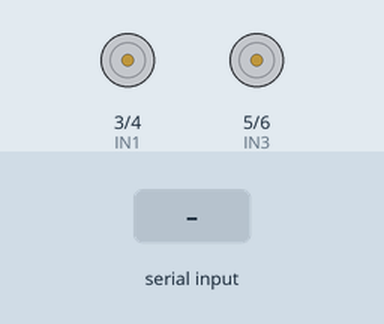
Simulated run of this sketch. Board: Arduino Uno, built with avr-gcc and run on an emulated ATmega328P. On the bench: motor-driver pin pairs drawn as motors (green arrow = first pin HIGH = forward, orange = second pin HIGH = backward, longer = more drive, scaled by the enable pin). The inputs (shaded band) are chosen by the test bench.

Above: at 1.2 s.
1.3 s: "F" received over the second serial link
At 2.3 s:
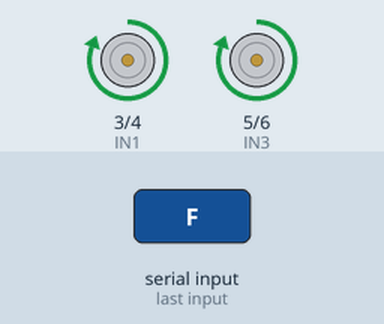
2.8 s: "B" received over the second serial link
At 3.4 s:
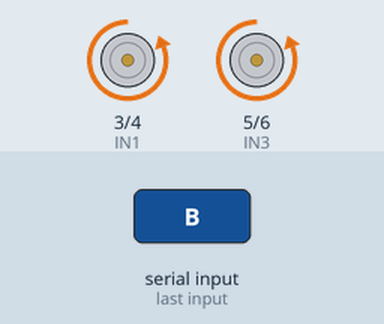
4.3 s: "L" received over the second serial link
At 4.6 s:
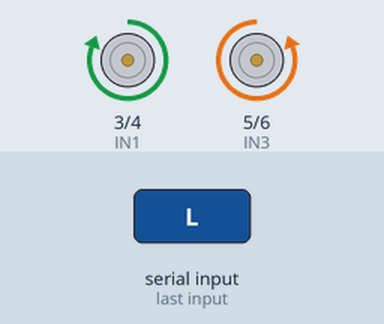
5.8 s: "R" received over the second serial link
At 6.9 s:
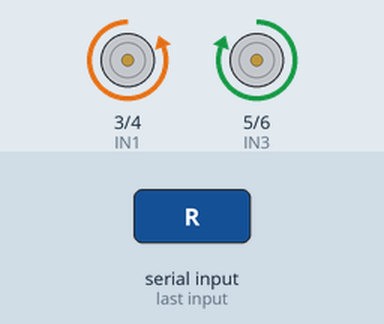
7.3 s: "Q" received over the second serial link
At 8.1 s:
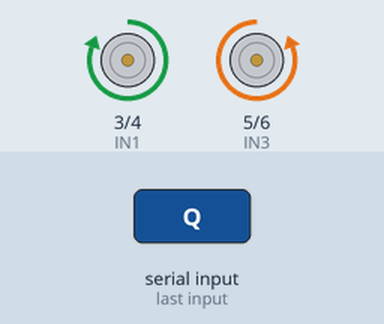
8.8 s: "E" received over the second serial link
At 9.2 s:
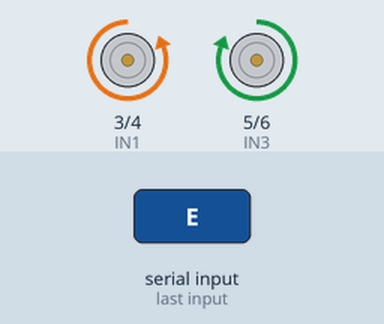
Timing chart, 0 to 11.3 s (numbered marks = the images above; inputs shaded):
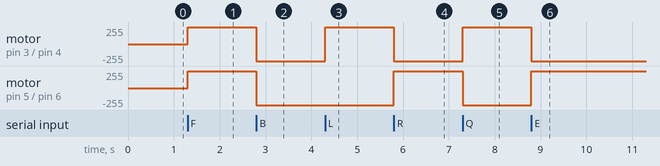

Measured:
- after the input at 1.3 s, motor on pin 3 (IN1) / pin 4 (IN2), motor on pin 5 (IN3) / pin 6 (IN4): stopped → forward 255/255 at once
- after the input at 2.8 s, motor on pin 3 (IN1) / pin 4 (IN2), motor on pin 5 (IN3) / pin 6 (IN4): forward 255/255 → backward 255/255 at once
- after the input at 4.3 s, motor on pin 3 (IN1) / pin 4 (IN2): backward 255/255 → forward 255/255 at once
- after the input at 5.8 s, motor on pin 3 (IN1) / pin 4 (IN2): forward 255/255 → backward 255/255 at once; motor on pin 5 (IN3) / pin 6 (IN4): backward 255/255 → forward 255/255 at once
- after the input at 7.3 s, motor on pin 3 (IN1) / pin 4 (IN2): backward 255/255 → forward 255/255 at once; motor on pin 5 (IN3) / pin 6 (IN4): forward 255/255 → backward 255/255 at once
- after the input at 8.8 s, motor on pin 3 (IN1) / pin 4 (IN2): forward 255/255 → backward 255/255 at once; motor on pin 5 (IN3) / pin 6 (IN4): backward 255/255 → forward 255/255 at once

The sketch:

Xedieukhien.ino
```cpp
//Code Cre:Tấn Cường UTE - code có tích hợp LCD và RGB

//#include <Wire.h> //Gọi thư viện I2C để sử dụng

//#include <LiquidCrystal_I2C.h> // Vào Library Manager tải thư viện Thư viện Màn hình I2C
//LiquidCrystal_I2C lcd(0x27, 16, 2); //Khai báo địa chỉ I2C (0x27 or 0x3F) và Màn hình 16x02

#include "SoftwareSerial.h"
SoftwareSerial HC06 (1, 0); //TX, RX
int ENA = 2;
int IN1 = 3;
int IN2 = 4;
int IN3 = 5;
int IN4 = 6;
int ENB = 7;

char dieu_khien;
int Speed = 250;

//const byte PIN_RED = 2;
//const byte PIN_GREEN = 3;
//const byte PIN_BLUE = 4;
//
//const byte COLOR_RED[] = {255,0,0};
//const byte COLOR_LIME[] = {0,255,0};
//const byte COLOR_BLUE[] = {0,0,255};
//const byte COLOR_WHITE[] = {255,255,255};
//const byte COLOR_YELLOW[] = {255,255,0};
//const byte COLOR_CYAN[] = {0,255,255};
//const byte COLOR_MAGENTA[] = {255,0,255};
//const byte COLOR_SILVER[] = {192,192,192};
//const byte COLOR_GRAY[] = {128,128,128};
//const byte COLOR_MAROON[] = {128,0,0};
//const byte COLOR_OLIVE[] = {128,128,0};
//const byte COLOR_GREEN[] = {0,128,0};
//const byte COLOR_PURPLE[] = {128,0,128};
//const byte COLOR_TEAL[] = {0,128,128};
//const byte COLOR_NAVY[] = {0,0,128};
//
//const unsigned short DURATION_COLOR = 0;

void setup() {
  HC06.begin(9600);
  pinMode(IN1, OUTPUT);
  pinMode(IN2, OUTPUT);
  pinMode(IN3, OUTPUT);
  pinMode(IN4, OUTPUT);
  pinMode(ENA, OUTPUT);
  pinMode(ENB, OUTPUT);

  analogWrite(ENA, Speed);
  analogWrite(ENB, Speed);

//  pinMode(PIN_RED, OUTPUT);
//  pinMode(PIN_GREEN, OUTPUT);
//  pinMode(PIN_BLUE, OUTPUT);
//
//  // Khai báo Các câu lệnh bắt buột để sử dụng lcd.
//  lcd.init(); // Khởi tạo màn hình Màn hình
//  lcd.backlight(); // Bật đèn màn hình Màn
}

void loop()
{
  if (HC06.available() > 0)
  {
    dieu_khien = HC06.read();
    Serial.println(dieu_khien);
    switch (dieu_khien)
    {
      case 'F':
        tien();
//        lcd.setCursor(0, 0); //Chọn vị trí đặt con trỏ (cột, hàng)
//        lcd.print("Forward              "); //in lên Màn hình chữ
//        setColor(COLOR_GREEN);
        Serial.print("Chay tien");
        break;
      case 'B':
        lui();
//        setColor(COLOR_PURPLE);
//        lcd.setCursor(0, 0); //Chọn vị trí đặt con trỏ (cột, hàng)
//        lcd.print("Backward             "); //in lên Màn hình chữ
        Serial.print("Chay lui");
        break;
      case 'L':
        trai();
//        setColor(COLOR_YELLOW);
//        lcd.setCursor(0, 0); //Chọn vị trí đặt con trỏ (cột, hàng)
//        lcd.print("Turn Left            "); //in lên Màn hình chữ
        Serial.print("Re trai");
        break;
      case 'R':
        phai();
//        setColor(COLOR_BLUE);
//        lcd.setCursor(0, 0); //Chọn vị trí đặt con trỏ (cột, hàng)
//        lcd.print("Turn Right           "); //in lên Màn hình chữ
        Serial.print("Re phai");
        break;
      case 'Q':
        trai();
//        setColor(COLOR_TEAL);
//        lcd.setCursor(0, 0); //Chọn vị trí đặt con trỏ (cột, hàng)
//        lcd.print("45 Degree L          "); //in lên Màn hình chữ
        Serial.print("Re phai");
        break;
      case 'E':
        phai();
//        setColor(COLOR_LIME);
//        lcd.setCursor(0, 0); //Chọn vị trí đặt con trỏ (cột, hàng)
//        lcd.print("45 Degree R          "); //in lên Màn hình chữ
        Serial.print("Re phai");
        break;
      case 'C':
        lphai();
//        setColor(COLOR_OLIVE);
//        lcd.setCursor(0, 0); //Chọn vị trí đặt con trỏ (cột, hàng)
//        lcd.print("45 Degree RB         "); //in lên Màn hình chữ
        Serial.print("Re phai");
        break;
      case 'Z':
        ltrai();
//        setColor(COLOR_MAROON);
//        lcd.setCursor(0, 0); //Chọn vị trí đặt con trỏ (cột, hàng)
//        lcd.print("45 Degree LB         "); //in lên Màn hình chữ
        Serial.print("Re phai");
        break;
      case 'S':
        Stop();
//        setColor(COLOR_RED);
//        lcd.setCursor(0, 0);
//        lcd.print("Cre:Tan Cuong");
//        lcd.setCursor(0, 1); // Chọn cột 1 và hàng 1
//        lcd.print("Racing");
//        lcd.setCursor(7, 1);
//        lcd.print("Car");
//        lcd.setCursor(11, 1);
//        lcd.print("Beta");
        Serial.print("Dung");
        break;
    }
  }
}

//void setColorr() {
//  setColor(COLOR_RED); delay(DURATION_COLOR);
//  setColor(COLOR_LIME); delay(DURATION_COLOR);
//  setColor(COLOR_BLUE); delay(DURATION_COLOR);
//  setColor(COLOR_WHITE); delay(DURATION_COLOR);
//  setColor(COLOR_YELLOW); delay(DURATION_COLOR);
//  setColor(COLOR_MAGENTA); delay(DURATION_COLOR);
//  setColor(COLOR_SILVER); delay(DURATION_COLOR);
//  setColor(COLOR_GRAY); delay(DURATION_COLOR);
//  setColor(COLOR_MAROON); delay(DURATION_COLOR);
//  setColor(COLOR_OLIVE); delay(DURATION_COLOR);
//  setColor(COLOR_GREEN); delay(DURATION_COLOR);
//  setColor(COLOR_PURPLE); delay(DURATION_COLOR);
//  setColor(COLOR_TEAL); delay(DURATION_COLOR);
//  setColor(COLOR_NAVY); delay(DURATION_COLOR);
//}

void tien() {
  digitalWrite(IN1, HIGH);
  digitalWrite(IN2, LOW);
  digitalWrite(IN3, HIGH);
  digitalWrite(IN4, LOW);
}

void lui() {
  digitalWrite(IN1, LOW);
  digitalWrite(IN2, HIGH);
  digitalWrite(IN3, LOW);
  digitalWrite(IN4, HIGH);
}

void trai() {
  digitalWrite(IN1, HIGH);
  digitalWrite(IN2, LOW);
  digitalWrite(IN3, LOW);
  digitalWrite(IN4, HIGH);
}

void phai() {
  digitalWrite(IN1, LOW);
  digitalWrite(IN2, HIGH);
  digitalWrite(IN3, HIGH);
  digitalWrite(IN4, LOW);
}
void ltrai() {
  digitalWrite(IN1, LOW);
  digitalWrite(IN2, HIGH);
  digitalWrite(IN3, HIGH);
  digitalWrite(IN4, LOW);
}

void lphai() {
  digitalWrite(IN1, HIGH);
  digitalWrite(IN2, LOW);
  digitalWrite(IN3, LOW);
  digitalWrite(IN4, HIGH);
}
void Stop() {
  digitalWrite(IN1, LOW);
  digitalWrite(IN2, LOW);
  digitalWrite(IN3, LOW);
  digitalWrite(IN4, LOW);
}

//void setColor(byte colors[]) {
//  analogWrite(PIN_RED, colors[0]);
//  analogWrite(PIN_GREEN, colors[1]);
//  analogWrite(PIN_BLUE, colors[2]);
//}

//void LCD(){
//  lcd.setCursor(0, 0); //Chọn vị trí đặt con trỏ (cột, hàng)
//  lcd.print("Cre:Tan Cuong"); //in lên Màn hình
//  lcd.clear(); //Xóa Màn hình
//  lcd.setCursor(0, 1); // Chọn cột 1 và hàng 1
//  lcd.print("Racing");
//  lcd.setCursor(7, 1);
//  lcd.print("Car");
//  lcd.setCursor(11, 1);
//  lcd.print("Beta");
//  lcd.clear();
//  lcd.setCursor(0, 0);
//  lcd.print("Cre:Tan Cuong");
//  lcd.setCursor(0, 1); // Chọn cột 1 và hàng 1
//  lcd.print("Racing");
//  lcd.setCursor(7, 1);
//  lcd.print("Car");
//  lcd.setCursor(11, 1);
//  lcd.print("Beta");
//  lcd.clear();
//}
```
